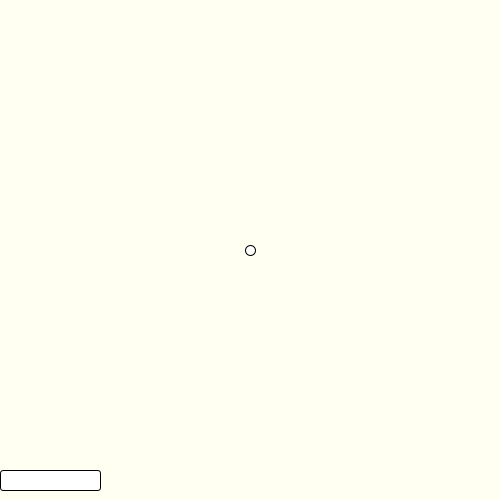
Frame 1 (no input)
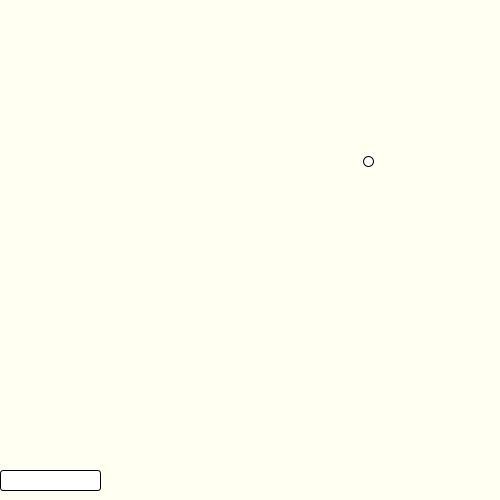
Frame 60 (the mouse pressed at the canvas centre just before this capture)
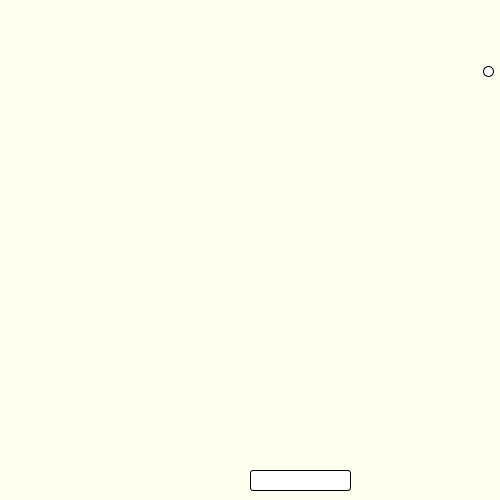
Frame 120 (the mouse held since frame 60 and released just before this capture)

The Processing sketch that drew these frames (run headless with seeded random() and noise(); from frame 60 on, the mouse is pressed at the canvas centre):

// Processing sketch: week04_9_26_3_board_moving
// ── week04_9_26_3_board_moving.pde
void setup(){
  size(500,500);
}
float x=250, y=250;//變數(位置)，浮點數數值會比較細緻
float vx=2.0, vy=-1.5;
void draw(){
  background(#FFFFF2); //背景，去除殘影
  int boardX = mouseX;
  rect(boardX, 470, 100, 20, 3); //控制的板子
  ellipse(x, y, 10, 10);//橢圓形
  x = x + vx; //往右跑
  y = y + vy; //往上跑
  if( x > 500 ) vx = -vx;
  if( y < 0 ) vy = -vy;
  if( x < 0 ) vx = -vx;
  if( y > 470 && x>boardX && x<boardX+100) vy = -vy; //x->跟板子的長度有關
}
